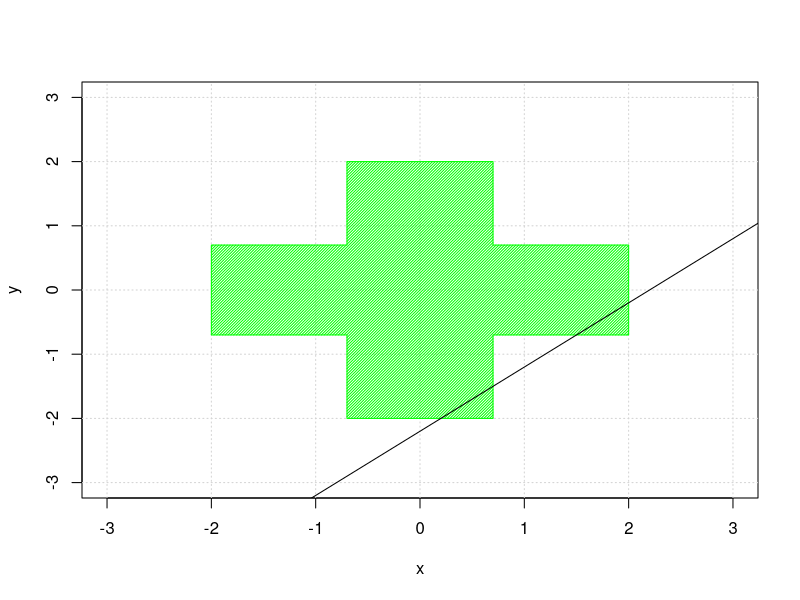

Write R code to recreate this figure.
#
#
#
#
# Special case of d_{Phi} = 1 yields very efficient, polytime solution.
#
#
#
#

library(data.table)
library(graphics)

BudgetIV_scalar_exposure_feature <- function(
    A, # Cross covariance Cov(Y, Z_vec)
    B, # Cross covariance Cov(Phi(X), Z_vec), now a vector
    tau_vec, # Degrees of violation of (AWE') (see manuscript). Ordered set.
    m_vec # Ordered (increasing) set, demanding \sum_{i \in [d_Z]} { II (cov(Z_i, g_y) <= tau_i) } >= m_i, 
    # where II is the indicator function 
) {
  
  # Warnings
  if (is.unsorted(tau_vec)) {
    stop('Please input tau constraints in increasing order.')
  }
  else if (any(duplicated(tau_vec))){ 
    stop('The same tau constraint cannot be specified twice.')
  }
  else if (is.unsorted(m_vec) || any(duplicated(m_vec))) {
    stop('The vector m must be strictly increasing, please see the definition of boldface m in the manuscript.')
  }
  else if (length(A) != length(B)) {
    stop('Cov(Y, Z) and Cov(Phi(X), Z) must be vectors of the same length for scalar Phi(X). Please call "BudgetIV" for treatment of vector Phi(X).')
  }
  
  
  # Run polytime tests and get rid of 'sticky' directions in Z.
  reduced_problem <- reduce_dZ_scalar_exposure_feature(A, B, tau_vec, m_vec)
  
  
  m_vec_red <- reduced_problem$m_new
  J_non_sticky <- reduced_problem$J
  identifiable <- reduced_problem$identifiable
  proven_infeasible <- !reduced_problem$feasible
  
  if (proven_infeasible){
    print("Infeasible!")
    return("feasible" = FALSE)
  }
  
  else if(!identifiable){
    print("Unidentifiable")
    return("identifiable" = FALSE)
  }
  
  # Treat tau_vec[1] = 0 and tau_vec[1] > 0 seperately, since |A_i - B_i theta| = 0 is satisfied at exactly one point in the reduced problem.
  intervals_start_flag <- 1
  
  #
  # Find all theta where the number of bucket constraints satisfied changes (either singularly at that point or changes as theta increases past that point) 
  #
  
  theta_points <- NA
  
  if (tau_vec[1] == 0){ 
    
    intervals_start_flag <- 2
    
    theta_points <- numeric(length(J_non_sticky))
    
    # theta_points(j) are defined when tau_1 = 0 
    for(j in J_non_sticky) {
      theta_points[j] <- A[j] / B[j]
    }}
  
  #
  # Bounds in theta where a specific A[j] - B[j] * theta = +- tau_vec[k]
  #
  
  tau_intervals_lower <- matrix(nrow = (length(tau_vec)+1-intervals_start_flag), ncol = length(J_non_sticky))
  
  tau_intervals_upper <- matrix(nrow = (length(tau_vec)+1-intervals_start_flag),  ncol = length(J_non_sticky))
  
  for (k in 1:length(tau_vec)+1-intervals_start_flag){
    for (j_prime in 1:length(J_non_sticky)){
      j <- J_non_sticky[j_prime]
      
      tau_intervals_lower[k, j_prime] <- A[j] / B[j] - tau_vec[k+1-intervals_start_flag] / B[j]
      
      tau_intervals_upper[k, j_prime] <- A[j] / B[j] + tau_vec[k+1-intervals_start_flag] / B[j]
      
    }}
  
  #
  # Find the full feasible set of theta, including points and intervals along \mathbb{R}. 
  #
  
  if (!is.na(theta_points)){
    
    # Points which can be tested one at a time:
    feasible_points <- rep(NA, length(theta_points))
    
    for(p in 1:length(theta_points)){
      
      if(validPoint_scalar(A, B, J_non_sticky, theta_points[p], m_vec_red, tau_vec)) {feasible_points[p] <- theta_points[p]}
      
      na.omit(feasible_points)
      sort(feasible_points)
      
    }
  }
  
  else {feasible_points <- NA}
  
  # Feasible intervals
  feasible_intervals <- matrix(nrow = 0, ncol = 2)
  
  possible_bounds <- sort(c(c(tau_intervals_lower), c(tau_intervals_upper)))
  
  #print(validPoint_scalar(A, B, J_non_sticky, -0.2, m_vec_red, tau_vec))
  
  # Search through all possible points at which a feasible interval could begin or end:
  in_feasible <- FALSE
  
  for (p in 1:(length(possible_bounds)-1)){
    
    curr_point <- (possible_bounds[p] + possible_bounds[p+1])/2
    
    # Make sure interval bounds are not biased by singularity at theta \in theta_points
    if (curr_point %in% feasible_points){while (curr_point %in% feasible_points){ curr_point <- (curr_point + possible_bounds[p])/2} }
    
    # Keep track of whether inside or outside feasible region, including last theta at which a feasible interval was entered  
    # Add a new feasible interval once left
    curr_point_feasible <- validPoint_scalar(A, B, J_non_sticky, curr_point, m_vec_red, tau_vec)
    
    if(curr_point_feasible && !in_feasible){
      
      last_feasible_opening = possible_bounds[p]
      in_feasible <- TRUE
      
    }
    
    else if(!curr_point_feasible && in_feasible){
      
      in_feasible <- FALSE
      feasible_intervals <- rbind(feasible_intervals, c(last_feasible_opening,  possible_bounds[p]))
      
    }
    
  }
  
  # Add final interval if it ends at the final theta
  if(in_feasible){ feasible_intervals <- rbind(feasible_intervals, c(last_feasible_opening,  possible_bounds[length(possible_bounds)])) }
  
  return(list("points" = feasible_points, "intervals" = feasible_intervals))
  
}

reduce_dZ_scalar_exposure_feature <- function(
    A, # Cross covariance Cov(Y, Z_vec)
    B, # Cross covariance Cov(Phi(X), Z_vec), now a vector
    tau_vec, # Degrees of violation of (AWE') (see manuscript). Ordered set
    m_vec # Ordered (increasing) set, demanding \sum_{i \in [d_Z]} { II (cov(Z_i, g_y) <= tau_i) } >= m_i, 
    # where II is the indicator function 
) {
  
  # Redefine budget constraints once all i \in [d_Z] (B_i = 0) are put into correct groups
  m_new <- m_vec
  
  for(i in 1:length(B)){
    
    if(B[i] == 0){
      for(j in 1:length(tau_vec)){
        
        if(A[i] <= tau_vec[j]){
          m_new[j] <- m_new[j] - 1}}}}
  
  # The set {i \in [d_Z] : B_i =/= 0}, called \notin I in the manuscript.
  J_non_sticky <- which(B!=0)
  
  # max_{k \in K} (m_new[k])
  m_hardest <- max(m_new)
  
  # Return if unidentifiable (feasible set = RR)
  # follows from theorem labelled "Unidentifiability" in the manuscript.
  if(all(m_new <= 0)){return(list("J" = J_non_sticky, "m_new" = m_new, "identifiable" = FALSE, "feasible" = TRUE))}
  
  # Return if proven infeasible (feasible set empty) 
  # follows from theorem labelled "Sufficient condition for infeasibility"
  else if(m_hardest > length(J_non_sticky)){return(list("J" = J_non_sticky, "m_new" = m_new, 
                                                        "identifiable" = NA, "feasible" = FALSE))}
  
  # Otherwise, return reduced-d_Z problem
  else{return(list("J" = J_non_sticky, "m_new" = m_new, "identifiable" = TRUE, "feasible" = TRUE))}
  
}



# Validate a point in RR^{d_Z} is in the feasible set.
# Used for efficient feasible set generation when d_Phi = 1.
#
validPoint_scalar <- function(A, B, J_non_sticky, theta, m_vec_red, tau_vec){
  
  m_to_fill <- m_vec_red
  
  for(j in J_non_sticky){
    
    g_j <- A[j] - B[j] * theta
    
    for(k in 1:length(tau_vec)){
      
      if(abs(g_j) <= tau_vec[k]){ m_to_fill[k] <- m_to_fill[k] - 1 }
      
    }
  }
  
  #print(m_to_fill)
  
  return(all(m_to_fill <= 0))
  
}



# A <- c(-4.31, 1.7686, 3.4342, 2.234)
# B <- c(-2.212, 0.9, 1.23343, 11)
# tau_vec <- c(0.345, 4.23)
# m_vec <- c(1, 2)

# A <- c(-4, 1)
# B <- c(-2, 0.9)
# tau_vec <- c(0.3, 10)
# m_vec <- c(1,2)

# A <- c(-1, 1.5)
# B <- c(1, 0.1)
# tau_vec <- c(1, 2)
# m_vec <- c(1, 2)

# 
# full_trial <- BudgetIV_scalar_exposure_feature(A, B, tau_vec, m_vec)
# print(full_trial)



#
# L2 ball for benchmarking
#
#
#

l2_ball <- function(A, B, tau_vec, slack){
  
  tau <- slack * norm(tau_vec, type="2")
  
  C_AA <- A %*% A
  C_AB <- A %*% B
  C_BB <- B %*% B
  
  feasible_int_l2 <- list("theta_lo"=NA, "theta_hi"=NA)
  
  if (C_AB^2 >= C_BB*(C_AA - tau^2)){
    
    theta_low <- (C_AB/C_BB)*(1 - sqrt(1 - C_BB * (C_AA - tau^2) / C_AB^2))
    
    #print(theta_low)
    
    theta_hi <- (C_AB/C_BB)*(1 + sqrt(1 - C_BB * (C_AA - tau^2) / C_AB^2))
    
    #print(theta_hi)
    
    return(list("theta_lo"=theta_low, "theta_hi"=theta_hi))
    
  }
  
  return(feasible_int_l2)
  
}

# Sanity check to plot intersection between A - B \theta and \Gamma in the special case of d_Z = 2

plot_intersection_2D <- function(A, B, tau_vec, m_vec){
  
  #plot(c(1, 9), 1:2, type = "n", xlab = "Time", ylab = "Distance")
  
  # 
  if(length(tau_vec) == 2){
    
    tau_1 <- tau_vec[1]
    tau_2 <- tau_vec[2]
    
    x <- c(-tau_1, tau_1, tau_1, tau_2, tau_2, tau_1, tau_1, -tau_1, -tau_1, -tau_2, -tau_2, -tau_1)
    y <- c(tau_2, tau_2, tau_1, tau_1, -tau_1, -tau_1, -tau_2, -tau_2, -tau_1, -tau_1, tau_1, tau_1)
    
    
    plot(x,y,type='n', xlim = c(-1.5*tau_2, 1.5*tau_2), ylim = c(-1.5*tau_2, 1.5*tau_2))
    grid()
    polygon(x, y, col = "green", density = 50)
    
    theta <- seq(-1000, 1000, 1)
    
    x_line <- A[1] - B[1]*theta
    y_line <- A[2] - B[2]*theta
    
    intercept <- A[2] - A[1]*B[2]/B[1]
    
    slope <- B[2]/B[1]
    
    abline(intercept, slope)
    
  }
  
}


A <- c(1,-1.2)

B <- c(1,1)

tau_vec <- c(0.7, 2)

m_vec <- c(1, 2)

plot_intersection_2D(A, B, tau_vec, m_vec)

# A <- c(-4.31, 1.7686, 3.4342, 2.234)
# B <- c(-2.212, 0.9, 1.23343, 11)
# tau_vec <- c(0.345, 4.23)
# m_vec <- c(1, 3)


feasible_region <- BudgetIV_scalar_exposure_feature(A, B, tau_vec, m_vec)

print(feasible_region)